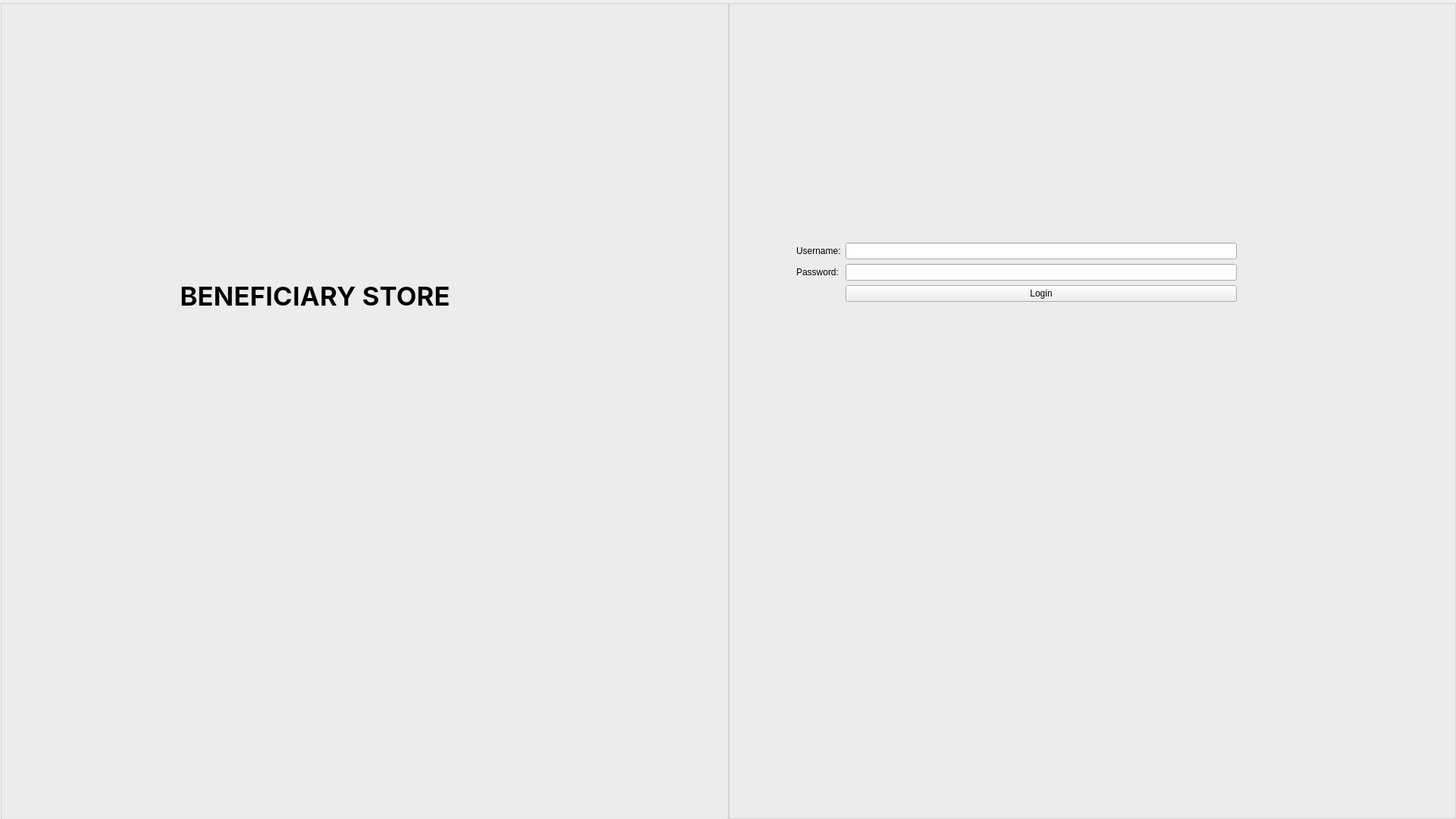
<?xml version="1.0" encoding="UTF-8"?>
<ui version="4.0">
 <class>Form</class>
 <widget class="QWidget" name="Form">
  <property name="geometry">
   <rect>
    <x>0</x>
    <y>0</y>
    <width>1920</width>
    <height>1080</height>
   </rect>
  </property>
  <property name="sizePolicy">
   <sizepolicy hsizetype="Expanding" vsizetype="Expanding">
    <horstretch>0</horstretch>
    <verstretch>0</verstretch>
   </sizepolicy>
  </property>
  <property name="minimumSize">
   <size>
    <width>500</width>
    <height>400</height>
   </size>
  </property>
  <property name="windowTitle">
   <string>Form</string>
  </property>
  <widget class="QGroupBox" name="gb_login">
   <property name="geometry">
    <rect>
     <x>960</x>
     <y>0</y>
     <width>960</width>
     <height>1080</height>
    </rect>
   </property>
   <property name="minimumSize">
    <size>
     <width>720</width>
     <height>0</height>
    </size>
   </property>
   <property name="title">
    <string/>
   </property>
   <widget class="QWidget" name="formLayoutWidget">
    <property name="geometry">
     <rect>
      <x>90</x>
      <y>320</y>
      <width>581</width>
      <height>171</height>
     </rect>
    </property>
    <layout class="QFormLayout" name="fl_login">
     <item row="0" column="0">
      <widget class="QLabel" name="label">
       <property name="text">
        <string>Username:</string>
       </property>
      </widget>
     </item>
     <item row="0" column="1">
      <widget class="QLineEdit" name="le_username"/>
     </item>
     <item row="1" column="0">
      <widget class="QLabel" name="label_2">
       <property name="text">
        <string>Password:</string>
       </property>
      </widget>
     </item>
     <item row="1" column="1">
      <widget class="QLineEdit" name="le_pass">
       <property name="echoMode">
        <enum>QLineEdit::Password</enum>
       </property>
      </widget>
     </item>
     <item row="2" column="1">
      <widget class="QPushButton" name="pb_logIn">
       <property name="text">
        <string>Login</string>
       </property>
      </widget>
     </item>
    </layout>
   </widget>
  </widget>
  <widget class="QGroupBox" name="gb_banner">
   <property name="geometry">
    <rect>
     <x>0</x>
     <y>0</y>
     <width>961</width>
     <height>1081</height>
    </rect>
   </property>
   <property name="title">
    <string/>
   </property>
   <widget class="QLabel" name="label_3">
    <property name="geometry">
     <rect>
      <x>220</x>
      <y>280</y>
      <width>391</width>
      <height>221</height>
     </rect>
    </property>
    <property name="font">
     <font>
      <family>Inter</family>
      <pointsize>26</pointsize>
      <bold>true</bold>
     </font>
    </property>
    <property name="text">
     <string>BENEFICIARY STORE</string>
    </property>
    <property name="alignment">
     <set>Qt::AlignCenter</set>
    </property>
   </widget>
  </widget>
 </widget>
 <tabstops>
  <tabstop>le_username</tabstop>
  <tabstop>le_pass</tabstop>
  <tabstop>pb_logIn</tabstop>
 </tabstops>
 <resources/>
 <connections/>
</ui>
